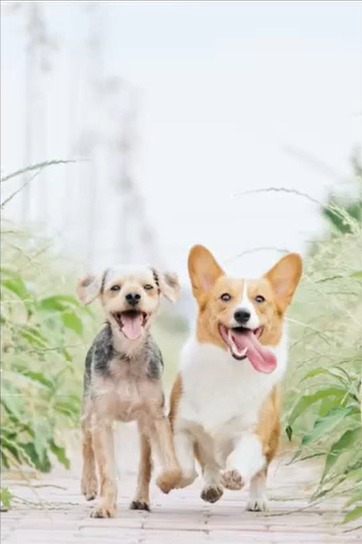
#> input picture img/alvan-nee.png, 362 x 544 px
$ python 1.8_SalvandoImagens.py
#> lines starting #> are read from the running program, lines starting #| are printed output that depends on the picture
#> further down, imagem is the input picture: shape (544, 362, 3); mean B, G, R 203.9, 213.9, 215
import cv2
import os
import matplotlib.pyplot as plt
import zipfile

# FUNÇÃO: salvar imagens em JPEG
def salvar_jpeg(img_bgr, caminho, qualidade=95):
    """
    Salva a imagem em formato JPEG com a qualidade específica
    JPEG é um formato com perda(losing): quanto menor a qualidade
    menor o arquivo, porém mais artefatos de compreensão aparece.

    qualidade: inteiro de 0 a 100 (95 = Padrão, 0 - máxima compreensão)
    """

    params = [cv2.IMWRITE_JPEG_QUALITY, qualidade]
    cv2.imwrite(caminho, img_bgr, params)

# FUNÇÃO: vai salvar a imagem em png
def salvar_png(img_bgr, caminho, compressao=3):
    """
    Salva a imagem no formato PNG com o nível de compreensão especificada.
    PNG é um formato sem perda(lossless): a qualidade visual nunca é reduzida
    apenas o tempo de compressçao e o tamanho do arquivo variam

    compressão: inteiro de 0 a 9
    (0 = sem compressão/ mais rápid; 9 = máxima compressção/ compressão)
    """

    params = [cv2.IMWRITE_PNG_COMPRESSION, compressao]
    cv2.imwrite(caminho, img_bgr, params)

# FUNÇÃO: tamanho do caminho em kilobytes
def tamanho_kb(caminho):
    """
    Retorna o tamanho do arquivo em KB.
    útil para comprara o impacto de diferentes parâmetros de compressão
    """

    return os.path.getsize(caminho) / 1024

# FUNÇÃO: plotar comparação de qualidade JPEG
def plotar_comparacao_jpeg(img_bgr, pasta, qualidade=(10, 50, 75, 95)):
    """
    Salva a imagem em múltiplas qualidades JPEG e plota todas lado a lado.
    Exibindo o tamanho resultante de cada arquivo no título do subplot.
    Permite visualizar a relação entre qualidade visual e espaço em disco
    """

    os.makedirs(pasta, exist_ok=True)
    n = len(qualidade)

    plt.figure(figsize=(4 * n, 5))
    plt.suptitle("Comparação de qualidade JPEG", fontsize=14)

    for i, q in enumerate(qualidade):
        caminho = os.path.join(pasta, f"jpeg_q{q:03d}.jpg")
        salvar_jpeg(img_bgr, caminho, qualidade=q)
        kb = tamanho_kb(caminho)

        ax = plt.subplot(1, n, i + 1)
        ax.imshow(cv2.cvtColor(cv2.imread(caminho), cv2.COLOR_BGR2RGB))
        ax.set_title(f"Qualidade {q}\n{kb:.1f} KB")
        ax.axis("off")

    plt.tight_layout()
    plt.show()
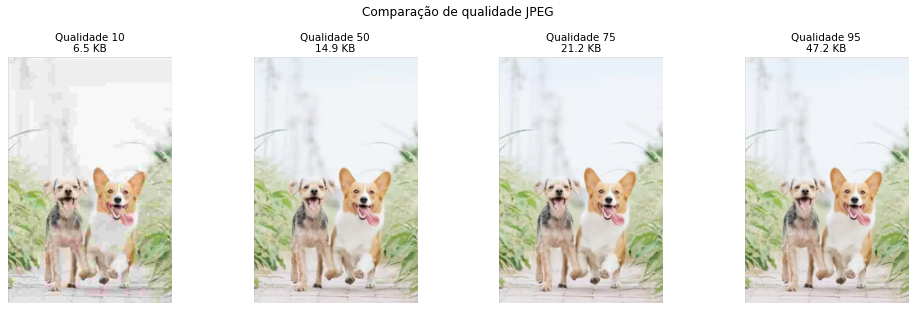
#> figure drawn by matplotlib, 4 panels

# FUNÇÂO: plotar comparação da compressão PNG
def plotar_comparacao_png(img_bgr, pasta, niveis=(0, 3, 6, 9)):
    """
    Salva a imagem em múltiplos níveis de compressão PNG e plota todas lado a lado.
    Como PNG é lossless, a imagem visual é identica em todos os casos
    apenas o tamanho do arquivo e o tempo de escrita variam.
    """
#> called with pasta = 'img/saida', niveis = (0, 3, 6, 9)

    os.makedirs(pasta, exist_ok=True)
    n = len(niveis)

    plt.figure(figsize=(4 * n, 5))
    plt.suptitle("Comparação de compressão PNG (sem perda de qualidade)", fontsize=14)
    for i, nivel in enumerate(niveis):
        caminho = os.path.join(pasta, f"png_nivel{nivel:03d}.png")
        salvar_png(img_bgr, caminho, compressao=nivel)
        kb = tamanho_kb(caminho)

        ax = plt.subplot(1, n, i + 1)
        ax.imshow(cv2.cvtColor(cv2.imread(caminho), cv2.COLOR_BGR2RGB))
        ax.set_title(f"Qualidade {nivel:.1f} KB")
        ax.axis("off")

    plt.tight_layout()
    plt.show()
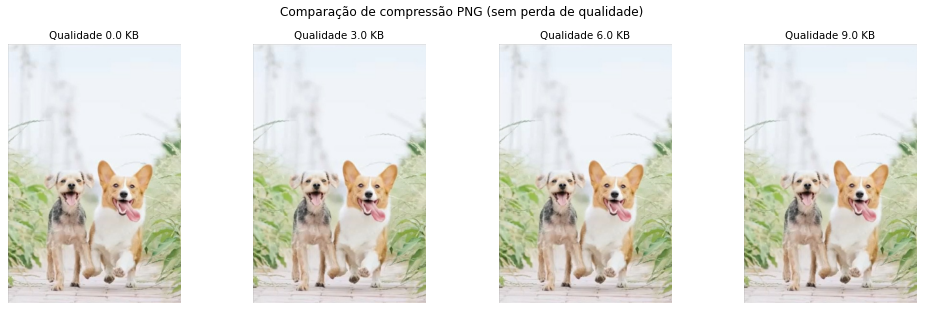
#> figure drawn by matplotlib, 4 panels

# FUNÇÃO: resumo comparativo JPEG vs PNG
def plotar_resumo_tamanhos(pasta):
    """
    Lê todos os arquivos salvos na pasta e plota em gráfico de barras comparando
    o tamanho em KB de cada um.
    Ajuda a visualizar de forma consolidada o impacto de formato e compressão
    """

    arquivos = sorted(
        [f for f in os.listdir(pasta) if f.endswith((".jpeg", ".png"))],
        key=lambda f: os.path.getsize(os.path.join(pasta, f)),
    )

    nomes = [f.replace("_", "").replace(".jpeg", "(JPEG").replace(".png", "(PNG") for f in arquivos]
#> (the run stopped early here; a loop or call above may not have finished)
